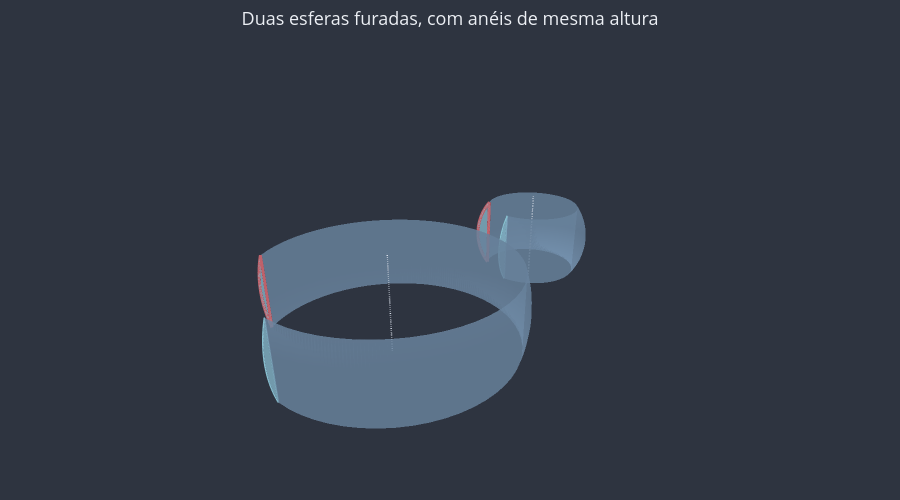

Write notebook code for a chart like this one.
### Markdown cell above
Depois de acertar, rode a célula abaixo para ver as duas esferas furadas lado a lado.

### Code cell
# As duas esferas furadas, com anel de altura 6: raio 5 (à esquerda) e raio 10.
fig = u3d.criar_figura(titulo="Duas esferas furadas, com anéis de mesma altura")
for raio_da_esfera, deslocamento in [(5, -9), (10, 9)]:
    regiao = u3d.regiao_meridiana_do_anel(raio_da_esfera, -3, 3)
    # Cada anel é desenhado numa figura própria, em volta do eixo, e depois empurrado
    # para o lado (somando o deslocamento a todas as coordenadas x) antes de entrar
    # na figura final: assim os dois ficam lado a lado, na mesma escala.
    anel = u3d.desenhar_solido_de_revolucao(
        u3d.criar_figura(), regiao, angulo=300, cor=COR_SOLIDO, opacidade=0.6
    )
    for traco in anel.data:
        traco.x = np.asarray(traco.x, dtype=float) + deslocamento
        fig.add_trace(traco)
u3d.mostrar(fig)
print("A esfera maior tem um furo mais largo; as duas diferenças se compensam exatamente.")

### Figure 1 — Plotly figure (JSON) as saved in the notebook; plotly's stock layout.template omitted (floating-point values rounded to 4 significant figures; data arrays with more than 128 entries replaced by an {"elided": "..."} marker saying what was removed)
{"data": [{"colorscale": [[0, "#81A1C1"], [1, "#81A1C1"]], "hoverinfo": "skip", "lighting": {"ambient": 0.8, "diffuse": 0.3, "fresnel": 0, "specular": 0.05}, "opacity": 0.6, "showscale": false, "type": "surface", "x": {"elided": "201x51 float values"}, "y": {"elided": "201x51 float values"}, "z": {"elided": "201x51 float values"}}, {"color": "#88C0D0", "hoverinfo": "skip", "i": {"elided": "198 int values"}, "j": {"elided": "198 int values"}, "k": {"elided": "198 int values"}, "lighting": {"ambient": 1, "diffuse": 0, "fresnel": 0, "specular": 0}, "opacity": 0.6, "type": "mesh3d", "x": {"elided": "200 float values"}, "y": {"elided": "200 float values"}, "z": {"elided": "200 float values"}}, {"hoverinfo": "skip", "line": {"color": "#88C0D0", "width": 3}, "mode": "lines", "type": "scatter3d", "x": {"elided": "201 float values"}, "y": {"elided": "201 float values"}, "z": {"elided": "201 float values"}}, {"color": "#88C0D0", "hoverinfo": "skip", "i": {"elided": "198 int values"}, "j": {"elided": "198 int values"}, "k": {"elided": "198 int values"}, "lighting": {"ambient": 1, "diffuse": 0, "fresnel": 0, "specular": 0}, "opacity": 0.6, "type": "mesh3d", "x": {"elided": "200 float values"}, "y": {"elided": "200 float values"}, "z": {"elided": "200 float values"}}, {"hoverinfo": "skip", "line": {"color": "#88C0D0", "width": 3}, "mode": "lines", "type": "scatter3d", "x": {"elided": "201 float values"}, "y": {"elided": "201 float values"}, "z": {"elided": "201 float values"}}, {"hoverinfo": "skip", "line": {"color": "#D8DEE9", "dash": "dash", "width": 3}, "mode": "lines", "type": "scatter3d", "x": [-9.0, -9.0], "y": [0, 0], "z": [-3.9, 3.9]}, {"hoverinfo": "skip", "line": {"color": "#BF616A", "dash": "solid", "width": 6}, "mode": "lines", "type": "scatter3d", "x": {"elided": "201 float values"}, "y": {"elided": "201 float values"}, "z": {"elided": "201 float values"}}, {"colorscale": [[0, "#81A1C1"], [1, "#81A1C1"]], "hoverinfo": "skip", "lighting": {"ambient": 0.8, "diffuse": 0.3, "fresnel": 0, "specular": 0.05}, "opacity": 0.6, "showscale": false, "type": "surface", "x": {"elided": "201x51 float values"}, "y": {"elided": "201x51 float values"}, "z": {"elided": "201x51 float values"}}, {"color": "#88C0D0", "hoverinfo": "skip", "i": {"elided": "198 int values"}, "j": {"elided": "198 int values"}, "k": {"elided": "198 int values"}, "lighting": {"ambient": 1, "diffuse": 0, "fresnel": 0, "specular": 0}, "opacity": 0.6, "type": "mesh3d", "x": {"elided": "200 float values"}, "y": {"elided": "200 float values"}, "z": {"elided": "200 float values"}}, {"hoverinfo": "skip", "line": {"color": "#88C0D0", "width": 3}, "mode": "lines", "type": "scatter3d", "x": {"elided": "201 float values"}, "y": {"elided": "201 float values"}, "z": {"elided": "201 float values"}}, {"color": "#88C0D0", "hoverinfo": "skip", "i": {"elided": "198 int values"}, "j": {"elided": "198 int values"}, "k": {"elided": "198 int values"}, "lighting": {"ambient": 1, "diffuse": 0, "fresnel": 0, "specular": 0}, "opacity": 0.6, "type": "mesh3d", "x": {"elided": "200 float values"}, "y": {"elided": "200 float values"}, "z": {"elided": "200 float values"}}, {"hoverinfo": "skip", "line": {"color": "#88C0D0", "width": 3}, "mode": "lines", "type": "scatter3d", "x": {"elided": "201 float values"}, "y": {"elided": "201 float values"}, "z": {"elided": "201 float values"}}, {"hoverinfo": "skip", "line": {"color": "#D8DEE9", "dash": "dash", "width": 3}, "mode": "lines", "type": "scatter3d", "x": [9.0, 9.0], "y": [0, 0], "z": [-3.9, 3.9]}, {"hoverinfo": "skip", "line": {"color": "#BF616A", "dash": "solid", "width": 6}, "mode": "lines", "type": "scatter3d", "x": {"elided": "201 float values"}, "y": {"elided": "201 float values"}, "z": {"elided": "201 float values"}}], "layout": {"font": {"color": "#ECEFF4", "size": 13}, "height": 500, "margin": {"b": 0, "l": 0, "r": 0, "t": 50}, "paper_bgcolor": "#2E3440", "plot_bgcolor": "#2E3440", "scene": {"aspectmode": "data", "bgcolor": "#2E3440", "camera": {"eye": {"x": 1.6, "y": 1.4, "z": 1}}, "xaxis": {"visible": false}, "yaxis": {"visible": false}, "zaxis": {"visible": false}}, "showlegend": false, "title": {"text": "Duas esferas furadas, com anéis de mesma altura", "x": 0.5}}}
